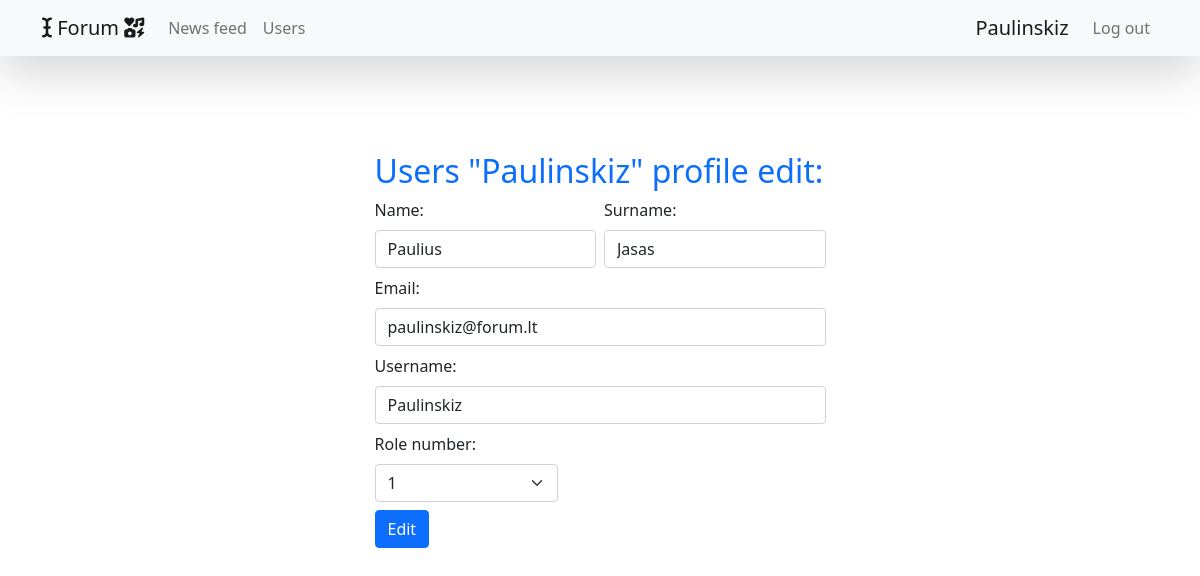
/views/user_edit.php?userId=4 (signed in), run on the app's committed database.
### tables this page shows
CREATE TABLE `users` (
  `id` int(10) UNSIGNED NOT NULL,
  `first_name` varchar(100) NOT NULL,
  `last_name` varchar(100) NOT NULL,
  `username` varchar(100) NOT NULL,
  `email` varchar(255) NOT NULL,
  `password` varchar(100) NOT NULL,
  `role_id` int(10) UNSIGNED NOT NULL DEFAULT 2,
  `created` datetime NOT NULL DEFAULT current_timestamp(),
  `last_modified` datetime NOT NULL DEFAULT current_timestamp() ON UPDATE current_timestamp()
);

### views/user_edit.php (the view, shortened to what this page needs)
<?php
include '../layouts/header.php';
require_once '../db_connect.php';
$id = $_GET['userId'];
try {
    $select = "SELECT * FROM users WHERE id = '$id'";
    $query2 = $conn->prepare($select);
    $query2->execute();
    $userData = $query2->fetch();
} catch (PDOException $e) {
    echo 'Error!! --- '.$e->getMessage();
}
$first_name = $userData['first_name'];
$last_name = $userData['last_name'];
$username = $userData['username'];
$email = $userData['email'];
$role_id = $userData['role_id'];
?>
<div class="container my-5 py-5">
    <div class="row justify-content-md-around">
        <div class="col col-lg-5">
            <div class="">
                <h2 class="text-primary">Users "<?php echo $username; ?>" profile edit:</h2>
                <form class="row g-2" action="../scripts/user_edit.php" method="POST">
                    <div class="col-md-6">
                        <label for="first_name" class="form-label">Name:</label>
                        <input type="text" class="form-control" name="first_name" value="<?php echo $first_name; ?>" require>
                    </div>
                    <div class="col-md-6">
                        <label for="last_name" class="form-label">Surname:</label>
                        <input type="text" class="form-control" name="last_name" value="<?php echo $last_name; ?>" require>
                    </div>
                    <div class="col-12">
                        <label for="email" class="form-label">Email:</label>
                        <input type="email" class="form-control" name="email" value="<?php echo $email; ?>" require>
                    </div>
                    <div class="col-12">
                        <label for="username" class="form-label">Username:</label>
                        <input type="text" class="form-control" name="username" value="<?php echo $username; ?>" require>
                    </div>
                        <div class="col-md-5">
                            <label for="role_id" class="form-label">Role number:</label>
                            <select class="form-select" aria-label="Default select example" name="role_id" require>
                                <option value="1" <?php if ($role_id == 1) {echo 'selected';} ?>>1</option>
                            </select>
                        </div>
                    <div class="col-12">
                        <button type="submit" class="btn btn-primary">Edit</button>
                    </div>
                </form>
            </div>
        </div>
    </div>
</div>
<?php
include '../layouts/footer.php';
?>

### data on the page
users: username "Paulinskiz", first_name "Paulius", last_name "Jasas", email "paulinskiz@forum.lt", role_id "1"

### other printed values
$_SESSION['username'] "Paulinskiz"
